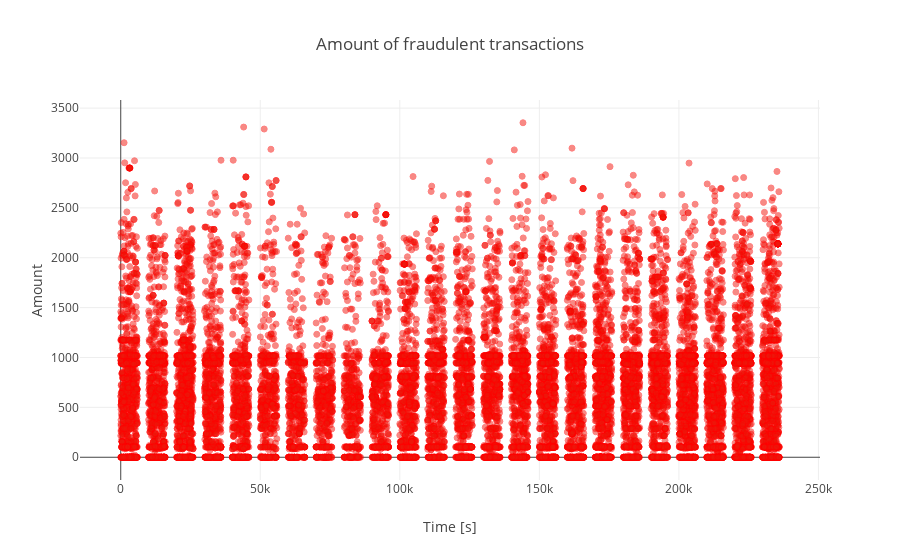

This figure's notebook cell:
### Code cell
fraud = data_df.loc[data_df['fraud_ind'] == 1]
trace = go.Scatter(
    x = fraud['loctm'],y = fraud['conam'],
    name="Amount",
     marker=dict(
                color='rgb(238,23,11)',
                line=dict(
                    color='red',
                    width=1),
                opacity=0.5,
            ),
    text= fraud['conam'], # 游標顯示的資訊 -> 顯示amount
    mode = "markers"
)
data = [trace]
layout = dict(title = 'Amount of fraudulent transactions',
          xaxis = dict(title = 'Time [s]', showticklabels=True), 
          yaxis = dict(title = 'Amount'),
          hovermode='closest'
         )
fig = dict(data=data, layout=layout)
iplot(fig, filename='fraud-amount')

### Figure 1 — Plotly figure (JSON) as saved in the notebook; plotly's stock layout.template omitted (floating-point values rounded to 4 significant figures; data arrays with more than 128 entries replaced by an {"elided": "..."} marker saying what was removed)
{"data": [{"marker": {"color": "rgb(238,23,11)", "line": {"color": "red", "width": 1}, "opacity": 0.5}, "mode": "markers", "name": "Amount", "text": {"elided": "20355 float values"}, "type": "scatter", "x": {"elided": "20355 int values"}, "y": {"elided": "20355 float values"}}], "layout": {"hovermode": "closest", "title": "Amount of fraudulent transactions", "xaxis": {"showticklabels": true, "title": "Time [s]"}, "yaxis": {"title": "Amount"}}}
